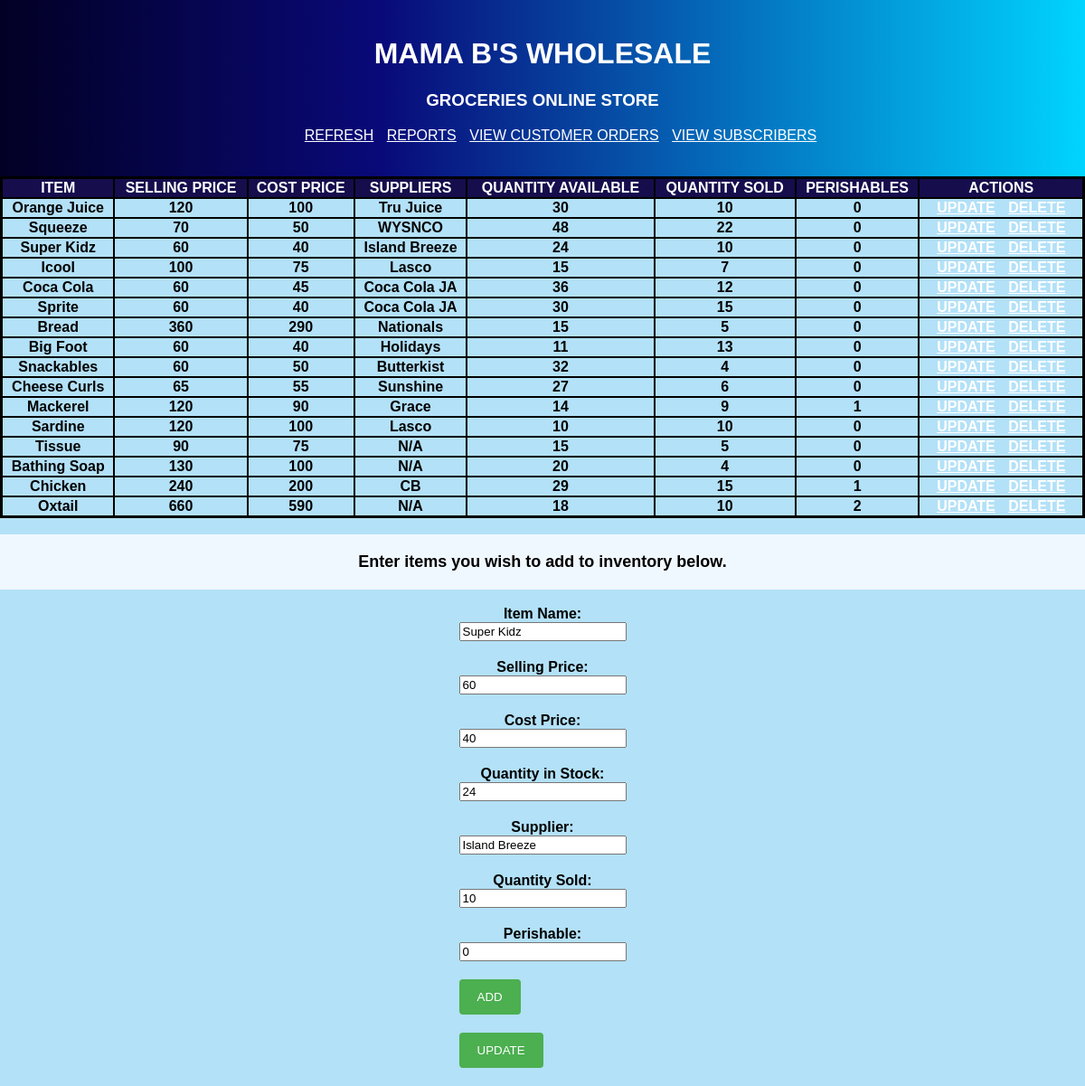
The app's page /PHP/Inventory.php?update=12 with its own data.
### tables this page shows
CREATE TABLE ITEMS(
    Id INT NOT NULL AUTO_INCREMENT,
    name_item VARCHAR(64) NOT NULL,
    selling_price INT(255) NOT NULL,
    cost_price INT(255) NOT NULL,
    quantity_instock INT(255) NOT NULL, 
    supplier VARCHAR(64) NOT NULL,
    quantity_sold INT(255) NOT NULL,
    perishable INT(64) NOT NULL,
     PRIMARY KEY(Id)
);

### PHP/Inventory.php (the view, shortened to what this page needs)
<?php
$host = 'localhost';
$username = 'admin';
$password = 'mamab';
$dbname = 'INVENTORY';
$conn = new PDO("mysql:host=$host;dbname=$dbname", $username, $password);
$stmt = $conn->query("SELECT * FROM ITEMS;");
$results = $stmt->fetchAll(PDO::FETCH_ASSOC);
?>
<!DOCTYPE html>
<html lang="en">
<head>
    <link rel="stylesheet" href="../CSS/inventory.css" />
</head>
<body>
    <header>
        <h1>MAMA B'S WHOLESALE</h1>
        <h3>GROCERIES ONLINE STORE</h3>
        <nav>
            <ul>
                <a href="http://localhost/Swen_project1/PHP/Inventory.php" class="REFRESH" id="REFRESH">REFRESH</a>
                <a href="http://localhost/Swen_project1/PHP/Report.php">REPORTS</a>
                <a href="http://localhost/Swen_project1/PHP/CustomerOrders.php">VIEW CUSTOMER ORDERS</a>
                <a href="http://localhost/Swen_project1/PHP/ViewSubscribers.php">VIEW SUBSCRIBERS</a>
            </ul>
        </nav>
    </header>
    <main>
        <section class="updateInventory">
            <div class="firstDiv">
                <table>
                    <tr>
                        <th>ITEM</th>
                        <th>SELLING PRICE</th>
                        <th>COST PRICE</th>
                        <th>SUPPLIERS</th>
                        <th>QUANTITY AVAILABLE</th>
                        <th>QUANTITY SOLD</th>
                        <th>PERISHABLES</th>
                        <th>ACTIONS</th>
                    </tr>
                    <?php foreach ($results as $row) : ?>
                        <tr>
                            <td><?= $row['name_item'] ?></td>
                            <td><?= $row['selling_price'] ?></td>
                            <td><?= $row['cost_price'] ?></td>
                            <td><?= $row['supplier'] ?></td>
                            <td><?= $row['quantity_instock'] - $row['perishable']?></td>
                            <td><?= $row['quantity_sold'] ?></td>
                            <td><?= $row['perishable'] ?></td>
                            <td>
                                <a href="http://localhost/Swen_project1/PHP/Inventory.php?update=<?php echo $row['Id'];?>" class="Update" name="Update" value="Update">UPDATE</a>
                                <a href="http://localhost/Swen_project1/PHP/Inventory.php?delete=<?php echo $row['Id'];?>" class="Delete" name="Delete" value="Delete">DELETE</a>
                            </td>
                        </tr>
                    <?php endforeach; ?>
                </table>
            </div>
            <div class="secondDiv">
<?php
    $item_name = '';
    $selling_price = '';
    $cost_price = '';
    $quantity_instock = '';
    $supplier = '';
    $quantity_sold = '';
    $perishables = '';
    if(isset($_GET['update'])){
        $id = $_GET['update'];
        $stmt = $conn->query("SELECT * FROM ITEMS WHERE Id='$id';");
        $results = $stmt->fetchAll(PDO::FETCH_ASSOC);
        foreach ($results as $row){
            $item_name = $row['name_item'];
            $selling_price = $row['selling_price'];
            $cost_price = $row['cost_price'];
            $quantity_instock = $row['quantity_instock'];
            $supplier = $row['supplier'];
            $quantity_sold = $row['quantity_sold'];
            $perishables = $row['perishable'];
        }
    }
?>
                <p class="message">Enter items you wish to add to inventory below.</p>
                <form method="POST">
                    <label>Item Name:</label>
                    <input type="text" value="<?php echo $item_name; ?>" id="item" name="item">
                    <label>Selling Price:</label>
                    <input type="text" value="<?php echo $selling_price; ?>" id="sell" name="sell">
                    <label>Cost Price:</label>
                    <input type="text" value="<?php echo $cost_price; ?>" id="cost" name="cost">
                    <label>Quantity in Stock:</label>
                    <input type="text" value="<?php echo $quantity_instock; ?>" id="quantity" name="quantity">
                    <label>Supplier:</label>
                    <input type="text" value="<?php echo $supplier; ?>" id="supplier" name="supplier">
                    <label>Quantity Sold:</label>
                    <input type="text" value="<?php echo $quantity_sold; ?>" id="quantityS" name="quantityS">
                    <label>Perishable:</label>
                    <input type="text" value="<?php echo $perishables; ?>" id="perishables" name="perishables">
                    <input type="submit" name="ADD" class="ADD" value="ADD" id="ADD">
                    <input type="submit" name="UPDATE" class="UPDATE" value="UPDATE" id="UPDATE">
                </form>
            </div>
        </section>
    </main>
</body>
</html>

### CSS/inventory.css (style rules this page uses)
body { margin-top: 0; margin: auto; height: 100%; text-align: center; font-family: 'Gill Sans', 'Gill Sans MT', Calibri, 'Trebuchet MS', sans-serif; display: grid; grid-template-columns: auto; grid-template-rows: auto auto auto auto; background-color: rgb(179, 225, 247); }
header { grid-area: 1; background: linear-gradient(90deg, rgba(2, 0, 36, 1) 0%, rgba(9, 9, 121, 1) 35%, rgba(0, 212, 255, 1) 100%); padding: 20px; text-align: center; color: white; }
a { color: white; padding: 5px; }
.updateInventory { grid-area: 2; display: grid; grid-template-rows: auto auto; }
.firstDiv { grid-area: 1; }
.secondDiv { grid-area: 2; }
table { border-collapse: collapse; border: 3px solid black; width: 100%; }
table th { text-align: center; background-color: rgb(22, 13, 77); color: white; border: 2px solid black; font-weight: bolder; }
table td { text-align: center; border: 2px solid black; font-weight: bolder; }
.message { padding-top: 20px; padding-bottom: 20px; background-color: aliceblue; font-size: large; font-weight: bolder; }
form { display: inline-block; }
label { font-weight: bold; }
input { margin-bottom: 20px; display: block; }
#ADD, #UPDATE { background-color: #4CAF50; color: white; padding: 12px 20px; border: none; border-radius: 4px; cursor: pointer; }

### records on screen
items: name_item "Orange Juice", selling_price "120", cost_price "100", supplier "Tru Juice", $row['quantity_instock']-$row['perishable'] "30", quantity_sold "10", perishable "0"
items: name_item "Squeeze", selling_price "70", cost_price "50", supplier "WYSNCO", $row['quantity_instock']-$row['perishable'] "48", quantity_sold "22", perishable "0"
items: name_item "Super Kidz", selling_price "60", cost_price "40", supplier "Island Breeze", $row['quantity_instock']-$row['perishable'] "24", quantity_sold "10", perishable "0", item "Super Kidz", sell "60", cost "40", quantity "24", quantityS "10", perishables "0"
items: name_item "Icool", selling_price "100", cost_price "75", supplier "Lasco", $row['quantity_instock']-$row['perishable'] "15", quantity_sold "7", perishable "0"
items: name_item "Coca Cola", selling_price "60", cost_price "45", supplier "Coca Cola JA", $row['quantity_instock']-$row['perishable'] "36", quantity_sold "12", perishable "0"
items: name_item "Sprite", selling_price "60", cost_price "40", supplier "Coca Cola JA", $row['quantity_instock']-$row['perishable'] "30", quantity_sold "15", perishable "0"
items: name_item "Bread", selling_price "360", cost_price "290", supplier "Nationals", $row['quantity_instock']-$row['perishable'] "15", quantity_sold "5", perishable "0"
items: name_item "Big Foot", selling_price "60", cost_price "40", supplier "Holidays", $row['quantity_instock']-$row['perishable'] "11", quantity_sold "13", perishable "0"
items: name_item "Snackables", selling_price "60", cost_price "50", supplier "Butterkist", $row['quantity_instock']-$row['perishable'] "32", quantity_sold "4", perishable "0"
items: name_item "Cheese Curls", selling_price "65", cost_price "55", supplier "Sunshine", $row['quantity_instock']-$row['perishable'] "27", quantity_sold "6", perishable "0"
items: name_item "Mackerel", selling_price "120", cost_price "90", supplier "Grace", $row['quantity_instock'] - $row['perishable'] "14", quantity_sold "9", perishable "1"
items: name_item "Sardine", selling_price "120", cost_price "100", supplier "Lasco", $row['quantity_instock']-$row['perishable'] "10", quantity_sold "10", perishable "0"
items: name_item "Tissue", selling_price "90", cost_price "75", supplier "N/A", $row['quantity_instock']-$row['perishable'] "15", quantity_sold "5", perishable "0"
items: name_item "Bathing Soap", selling_price "130", cost_price "100", supplier "N/A", $row['quantity_instock']-$row['perishable'] "20", quantity_sold "4", perishable "0"
items: name_item "Chicken", selling_price "240", cost_price "200", supplier "CB", $row['quantity_instock'] - $row['perishable'] "29", quantity_sold "15", perishable "1"
items: name_item "Oxtail", selling_price "660", cost_price "590", supplier "N/A", $row['quantity_instock'] - $row['perishable'] "18", quantity_sold "10", perishable "2"
